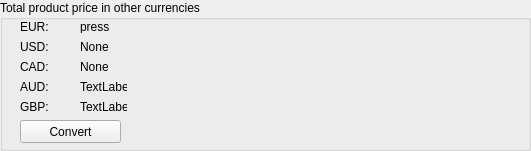
   <widget class="QGroupBox" name="groupBox_exchange_rate">
    <property name="geometry">
     <rect>
      <x>750</x>
      <y>690</y>
      <width>531</width>
      <height>151</height>
     </rect>
    </property>
    <property name="title">
     <string>Total product price in other currencies</string>
    </property>
    <widget class="QLabel" name="label_eur">
     <property name="geometry">
      <rect>
       <x>20</x>
       <y>20</y>
       <width>47</width>
       <height>13</height>
      </rect>
     </property>
     <property name="text">
      <string>EUR:</string>
     </property>
    </widget>
    <widget class="QLabel" name="label_eur_show">
     <property name="geometry">
      <rect>
       <x>80</x>
       <y>20</y>
       <width>47</width>
       <height>13</height>
      </rect>
     </property>
     <property name="text">
      <string>press</string>
     </property>
    </widget>
    <widget class="QLabel" name="label_usd">
     <property name="geometry">
      <rect>
       <x>20</x>
       <y>40</y>
       <width>47</width>
       <height>13</height>
      </rect>
     </property>
     <property name="text">
      <string>USD:</string>
     </property>
    </widget>
    <widget class="QLabel" name="label_usd_show">
     <property name="geometry">
      <rect>
       <x>80</x>
       <y>40</y>
       <width>47</width>
       <height>13</height>
      </rect>
     </property>
     <property name="text">
      <string>None</string>
     </property>
    </widget>
    <widget class="QLabel" name="label_cad">
     <property name="geometry">
      <rect>
       <x>20</x>
       <y>60</y>
       <width>47</width>
       <height>13</height>
      </rect>
     </property>
     <property name="text">
      <string>CAD:</string>
     </property>
    </widget>
    <widget class="QLabel" name="label_cad_show">
     <property name="geometry">
      <rect>
       <x>80</x>
       <y>60</y>
       <width>47</width>
       <height>13</height>
      </rect>
     </property>
     <property name="text">
      <string>None</string>
     </property>
    </widget>
    <widget class="QLabel" name="label_aud">
     <property name="geometry">
      <rect>
       <x>20</x>
       <y>80</y>
       <width>47</width>
       <height>13</height>
      </rect>
     </property>
     <property name="text">
      <string>AUD:</string>
     </property>
    </widget>
    <widget class="QLabel" name="label_aud_show">
     <property name="geometry">
      <rect>
       <x>80</x>
       <y>80</y>
       <width>47</width>
       <height>13</height>
      </rect>
     </property>
     <property name="text">
      <string>TextLabel</string>
     </property>
    </widget>
    <widget class="QLabel" name="label_gbp_show">
     <property name="geometry">
      <rect>
       <x>80</x>
       <y>100</y>
       <width>47</width>
       <height>13</height>
      </rect>
     </property>
     <property name="text">
      <string>TextLabel</string>
     </property>
    </widget>
    <widget class="QLabel" name="label_gbp">
     <property name="geometry">
      <rect>
       <x>20</x>
       <y>100</y>
       <width>47</width>
       <height>13</height>
      </rect>
     </property>
     <property name="text">
      <string>GBP:</string>
     </property>
    </widget>
    <widget class="QPushButton" name="button_convert_currencies">
     <property name="geometry">
      <rect>
       <x>20</x>
       <y>120</y>
       <width>101</width>
       <height>23</height>
      </rect>
     </property>
     <property name="text">
      <string>Convert</string>
     </property>
    </widget>
   </widget>
